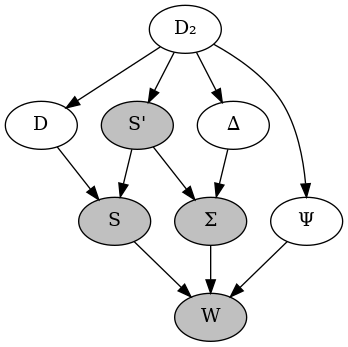

Reproduce this figure in Python.
import graphviz as gv

combinators = { 
    # 'ε' : ['Ê'],
    # 'E' : ['Ê'],
    #'D₂' : ['Ê'],
    'D' : ['D₂',], #'E'],
    '∆' : ['D₂',], # 'ε'],
    'S\'' : ['D₂',], #'E\''],
    'S' : ['S\'', 'D'],
    'Σ' : ['∆' ,'S\''],
    'Ψ' : ['D₂'],
    'W' : ['S','Σ', 'Ψ'],
    # 'E\'' : ['Ê'],
}

monadic = ['S\'', 'S', 'W', 'Σ']

dot = gv.Digraph('combinator-graph', format = 'png')

for combinator in combinators.keys():
    if combinator in monadic:
        dot.node(combinator, style='filled', fillcolor = 'gray')
    else: 
        dot.node(combinator)

for combinator, deps in combinators.items():
    for dep in deps:
        dot.edge(dep, combinator)

dot.render(directory='.').replace('\\', '/')
